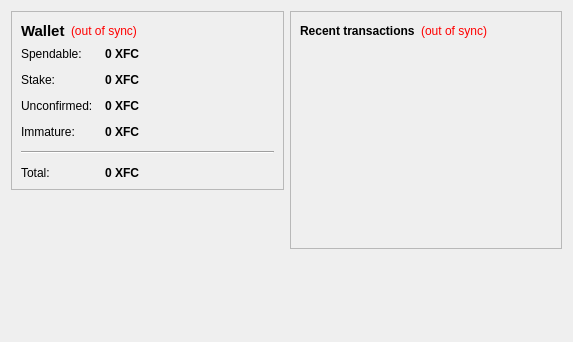
<?xml version="1.0" encoding="UTF-8"?>
<ui version="4.0">
 <class>OverviewPage</class>
 <widget class="QWidget" name="OverviewPage">
  <property name="geometry">
   <rect>
    <x>0</x>
    <y>0</y>
    <width>573</width>
    <height>342</height>
   </rect>
  </property>
  <property name="windowTitle">
   <string>Form</string>
  </property>
  <layout class="QHBoxLayout" name="horizontalLayout" stretch="1,1">
   <item>
    <layout class="QVBoxLayout" name="verticalLayout_2">
     <item>
      <widget class="QFrame" name="frame">
       <property name="frameShape">
        <enum>QFrame::StyledPanel</enum>
       </property>
       <property name="frameShadow">
        <enum>QFrame::Raised</enum>
       </property>
       <layout class="QVBoxLayout" name="verticalLayout_4">
        <item>
         <layout class="QHBoxLayout" name="horizontalLayout_4">
          <item>
           <widget class="QLabel" name="label_5">
            <property name="font">
             <font>
              <pointsize>11</pointsize>
              <weight>75</weight>
              <bold>true</bold>
             </font>
            </property>
            <property name="text">
             <string>Wallet</string>
            </property>
           </widget>
          </item>
          <item>
           <widget class="QLabel" name="labelWalletStatus">
            <property name="toolTip">
             <string>The displayed information may be out of date. Your wallet automatically synchronizes with the FonzieCoin network after a connection is established, but this process has not completed yet.</string>
            </property>
            <property name="styleSheet">
             <string notr="true">QLabel { color: red; }</string>
            </property>
            <property name="text">
             <string notr="true">(out of sync)</string>
            </property>
            <property name="alignment">
             <set>Qt::AlignLeading|Qt::AlignLeft|Qt::AlignVCenter</set>
            </property>
           </widget>
          </item>
          <item>
           <spacer name="horizontalSpacer_2">
            <property name="orientation">
             <enum>Qt::Horizontal</enum>
            </property>
            <property name="sizeHint" stdset="0">
             <size>
              <width>40</width>
              <height>20</height>
             </size>
            </property>
           </spacer>
          </item>
         </layout>
        </item>
        <item>
         <layout class="QFormLayout" name="formLayout_2">
          <property name="fieldGrowthPolicy">
           <enum>QFormLayout::AllNonFixedFieldsGrow</enum>
          </property>
          <property name="horizontalSpacing">
           <number>12</number>
          </property>
          <property name="verticalSpacing">
           <number>12</number>
          </property>
          <item row="0" column="0">
           <widget class="QLabel" name="label">
            <property name="text">
             <string>Spendable:</string>
            </property>
           </widget>
          </item>
          <item row="0" column="1">
           <widget class="QLabel" name="labelBalance">
            <property name="font">
             <font>
              <weight>75</weight>
              <bold>true</bold>
             </font>
            </property>
            <property name="cursor">
             <cursorShape>IBeamCursor</cursorShape>
            </property>
            <property name="toolTip">
             <string>Your current spendable balance</string>
            </property>
            <property name="text">
             <string notr="true">0 XFC</string>
            </property>
            <property name="textInteractionFlags">
             <set>Qt::LinksAccessibleByMouse|Qt::TextSelectableByKeyboard|Qt::TextSelectableByMouse</set>
            </property>
           </widget>
          </item>
          <item row="1" column="0">
           <widget class="QLabel" name="label_6">
            <property name="text">
             <string>Stake:</string>
            </property>
           </widget>
          </item>
          <item row="1" column="1">
           <widget class="QLabel" name="labelStake">
            <property name="font">
             <font>
              <weight>75</weight>
              <bold>true</bold>
             </font>
            </property>
            <property name="cursor">
             <cursorShape>IBeamCursor</cursorShape>
            </property>
            <property name="toolTip">
             <string>Total of coins that was staked, and do not yet count toward the current balance</string>
            </property>
            <property name="text">
             <string notr="true">0 XFC</string>
            </property>
            <property name="textInteractionFlags">
             <set>Qt::LinksAccessibleByMouse|Qt::TextSelectableByKeyboard|Qt::TextSelectableByMouse</set>
            </property>
           </widget>
          </item>
          <item row="2" column="0">
           <widget class="QLabel" name="label_3">
            <property name="text">
             <string>Unconfirmed:</string>
            </property>
           </widget>
          </item>
          <item row="2" column="1">
           <widget class="QLabel" name="labelUnconfirmed">
            <property name="font">
             <font>
              <weight>75</weight>
              <bold>true</bold>
             </font>
            </property>
            <property name="cursor">
             <cursorShape>IBeamCursor</cursorShape>
            </property>
            <property name="toolTip">
             <string>Total of transactions that have yet to be confirmed, and do not yet count toward the current balance</string>
            </property>
            <property name="text">
             <string notr="true">0 XFC</string>
            </property>
            <property name="textInteractionFlags">
             <set>Qt::LinksAccessibleByMouse|Qt::TextSelectableByKeyboard|Qt::TextSelectableByMouse</set>
            </property>
           </widget>
          </item>
          <item row="3" column="0">
           <widget class="QLabel" name="labelImmatureText">
            <property name="text">
             <string>Immature:</string>
            </property>
           </widget>
          </item>
          <item row="3" column="1">
           <widget class="QLabel" name="labelImmature">
            <property name="font">
             <font>
              <weight>75</weight>
              <bold>true</bold>
             </font>
            </property>
            <property name="toolTip">
             <string>Mined balance that has not yet matured</string>
            </property>
            <property name="text">
             <string notr="true">0 XFC</string>
            </property>
            <property name="textInteractionFlags">
             <set>Qt::LinksAccessibleByMouse|Qt::TextSelectableByKeyboard|Qt::TextSelectableByMouse</set>
            </property>
           </widget>
          </item>
          <item row="4" column="0" colspan="2">
           <widget class="Line" name="line">
            <property name="orientation">
             <enum>Qt::Horizontal</enum>
            </property>
           </widget>
          </item>
          <item row="5" column="0">
           <widget class="QLabel" name="labelTotalText">
            <property name="text">
             <string>Total:</string>
            </property>
           </widget>
          </item>
          <item row="5" column="1">
           <widget class="QLabel" name="labelTotal">
            <property name="font">
             <font>
              <weight>75</weight>
              <bold>true</bold>
             </font>
            </property>
            <property name="cursor">
             <cursorShape>IBeamCursor</cursorShape>
            </property>
            <property name="toolTip">
             <string>Your current total balance</string>
            </property>
            <property name="text">
             <string notr="true">0 XFC</string>
            </property>
            <property name="textInteractionFlags">
             <set>Qt::LinksAccessibleByMouse|Qt::TextSelectableByKeyboard|Qt::TextSelectableByMouse</set>
            </property>
           </widget>
          </item>
         </layout>
        </item>
       </layout>
      </widget>
     </item>
     <item>
      <spacer name="verticalSpacer">
       <property name="orientation">
        <enum>Qt::Vertical</enum>
       </property>
       <property name="sizeHint" stdset="0">
        <size>
         <width>20</width>
         <height>40</height>
        </size>
       </property>
      </spacer>
     </item>
    </layout>
   </item>
   <item>
    <layout class="QVBoxLayout" name="verticalLayout_3">
     <item>
      <widget class="QFrame" name="frame_2">
       <property name="frameShape">
        <enum>QFrame::StyledPanel</enum>
       </property>
       <property name="frameShadow">
        <enum>QFrame::Raised</enum>
       </property>
       <layout class="QVBoxLayout" name="verticalLayout">
        <item>
         <layout class="QHBoxLayout" name="horizontalLayout_2">
          <item>
           <widget class="QLabel" name="label_4">
            <property name="text">
             <string>&lt;b&gt;Recent transactions&lt;/b&gt;</string>
            </property>
           </widget>
          </item>
          <item>
           <widget class="QLabel" name="labelTransactionsStatus">
            <property name="toolTip">
             <string>The displayed information may be out of date. Your wallet automatically synchronizes with the FonzieCoin network after a connection is established, but this process has not completed yet.</string>
            </property>
            <property name="styleSheet">
             <string notr="true">QLabel { color: red; }</string>
            </property>
            <property name="text">
             <string notr="true">(out of sync)</string>
            </property>
            <property name="alignment">
             <set>Qt::AlignRight|Qt::AlignTrailing|Qt::AlignVCenter</set>
            </property>
           </widget>
          </item>
          <item>
           <spacer name="horizontalSpacer">
            <property name="orientation">
             <enum>Qt::Horizontal</enum>
            </property>
            <property name="sizeHint" stdset="0">
             <size>
              <width>40</width>
              <height>20</height>
             </size>
            </property>
           </spacer>
          </item>
         </layout>
        </item>
        <item>
         <widget class="QListView" name="listTransactions">
          <property name="styleSheet">
           <string notr="true">QListView { background: transparent; }</string>
          </property>
          <property name="frameShape">
           <enum>QFrame::NoFrame</enum>
          </property>
          <property name="verticalScrollBarPolicy">
           <enum>Qt::ScrollBarAlwaysOff</enum>
          </property>
          <property name="horizontalScrollBarPolicy">
           <enum>Qt::ScrollBarAlwaysOff</enum>
          </property>
          <property name="selectionMode">
           <enum>QAbstractItemView::NoSelection</enum>
          </property>
         </widget>
        </item>
       </layout>
      </widget>
     </item>
     <item>
      <spacer name="verticalSpacer_2">
       <property name="orientation">
        <enum>Qt::Vertical</enum>
       </property>
       <property name="sizeHint" stdset="0">
        <size>
         <width>20</width>
         <height>40</height>
        </size>
       </property>
      </spacer>
     </item>
    </layout>
   </item>
  </layout>
 </widget>
 <resources/>
 <connections/>
</ui>
